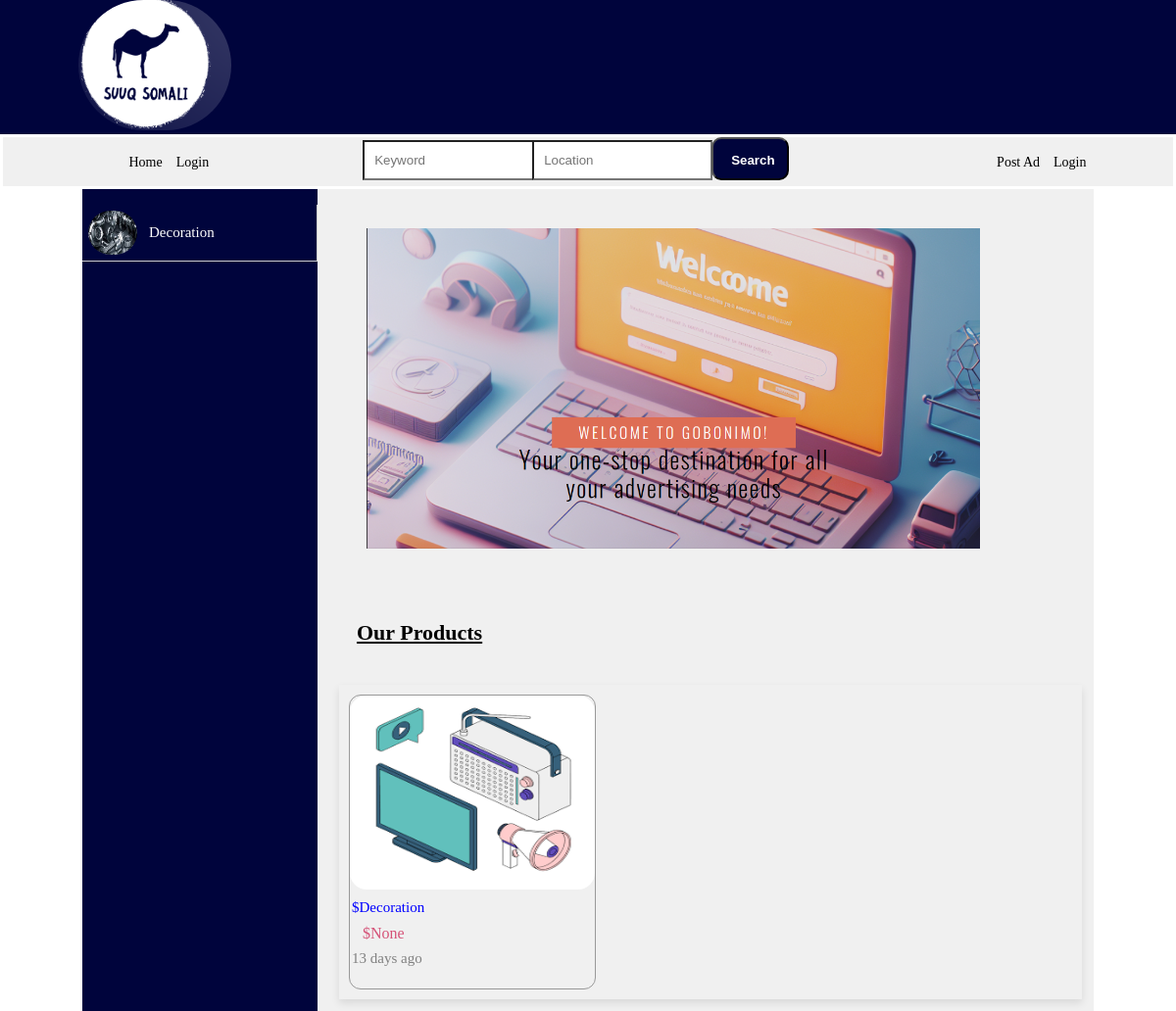
The page / on the database its author committed.
### base/models.py (models this page shows, shortened)
class Category(models.Model):
    name = models.CharField(max_length=100)
    parent_category = models.ForeignKey('self', null=True, blank=True, related_name='subcategories', on_delete=models.CASCADE)
    image = models.ImageField(upload_to='product_images')

class Product(models.Model):
    category = models.ForeignKey(Category, on_delete=models.CASCADE)
    advertiser = models.ForeignKey(User, on_delete=models.CASCADE)
    name = models.CharField(max_length=100)
    description = models.TextField()
    location = models.CharField(max_length=100)
    condition = models.CharField(max_length=100)
    price = models.IntegerField(null=True, blank=True)
    geartype = models.CharField(max_length=100, null=True, blank=True)
    motortype = models.CharField(max_length=100, null=True, blank=True)
    year = models.IntegerField(null=True, blank=True)
    color = models.CharField(max_length=50, null=True, blank=True)
    num_rooms = models.IntegerField(null=True, blank=True)
    num_baths = models.IntegerField(null=True, blank=True)
    updated = models.DateTimeField(auto_now=True)
    created = models.DateTimeField(auto_now_add=True)

class Image(models.Model):
    product = models.ForeignKey(Product, on_delete=models.CASCADE)
    image = models.ImageField(upload_to='product_images')

### base/views.py (the view)
# urls.py: path('', views.index, name='index'),
def index(request):
    categories = Category.objects.all()
    products = Product.objects.all()
    return render(request, 'base/index.html', {'categories': categories, 'products': products})

### base/templates/base/index.html
{% extends 'main.html' %}
{% load static %}
{% block content %}
     <section class="products-container">
        <div class="side-menu">
            <ul>
                {% for category in categories %}
                {% if not category.parent_category %}
                <li class="parent-category">
                  <img class="icon" src="{{ category.image.name }}" alt="">
                  {% if category.subcategories.all %}
                    <span class="side-menu-item">{{ category.name }}</span>
                    <ul class="subcategories">
                        {% for subcategory in category.subcategories.all %}
                        <li>
                            <li><a href="{% url 'product_list' subcategory.id %}">{{ subcategory.name }}</a></li>
                        {% endfor %}
                    </ul>
                    {% else %}
                    <a href="{% url 'product_list' category.id %}" class="side-menu-item">{{ category.name }}</a>
                    {% endif %}
                </li>
                {% endif %}
                {% endfor %}
            </ul>
        </div>
        <div class="ad-design">
            <img src="{% static 'images/Design.png' %}" alt="Logo">
        </div>
        <div class="title">
          <h2>Our Products</h2>
        </div>
  <div class="products">
            {% for product in products %}
              <div class="ad-img-container">
                <div class="ad-img-card">
                  <a href="{% url 'product_detail' product.id %}">
                    {% if product.image_set.all %}
                      <img src="{{ product.image_set.first.image.url }}" alt="{{ product.name }}">
                    {% endif %}
                  </a>
                </div>
                <div class="advertise-info">
                  <span class="header">${{ product.name }} </span>
                  <span class="price">${{ product.price }} </span>
                  <span class="date">13 days ago </span>
                </div>
              </div>
            {% endfor %}
          </div>
     </section>
     {% endblock %}

### static/styles/style.css (style rules this page uses)
body { margin:0; background-color: #fff; }
.products-container { background-color: #e7e7e7a1; display: grid; grid-template-areas: "side-menu header " "side-menu title" "side-menu products"; gap: 10px; margin-top: 30px; margin: 0 auto; width: 86%; }
.title h2 { grid-area: title; font-family: 'Times New Roman', Times, serif; font-size: 22px; text-decoration: underline; margin-left: 30px; }
.side-menu { grid-area: side-menu; background-color: #00043C; }
.ad-design img { width: 80%; height: auto; margin: 40px; }
.products { display: flex; flex-wrap: wrap; margin: 12px; grid-area:products; box-shadow: 0 4px 8px rgba(0, 0, 0, 0.1); }
.ad-img-container { border-radius: 12px; border: 1px solid #999; width: 250px; margin: 10px; }
.ad-img-card img { width: 100%; height: 198px; border-radius: 17px; }
.advertise-info { margin: 2px; margin-bottom: 13px; font-family: 'Times New Roman', Times, serif; font-size: 15px; color: blue; display: flex; flex-direction: column; margin-bottom: 17px; line-height: 1.7; }
.date { color:grey; font-family: 'Times New Roman', Times, serif; }
.side-menu { grid-area: side-menu; background-color: #00043C; width: 240px; color: #fff; font-family: Arial, sans-serif; }
.side-menu ul { padding: 0; }
.side-menu ul li { display: flex; align-items: center; margin-bottom: 24px; list-style-type: none; position: relative; padding: 6px; border-style: solid; border-width: 0px 1px 1px 0px; border-color: #cccccc; }
.side-menu a { color: #fff; font-size: 16px; text-decoration: none; list-style-type: none; margin: 12px; }
.parent-category a { text-decoration: none; font-size: 15px; font-family: 'Times New Roman', Times, serif; color: #fff; }
.views, .price { font-size: 14px; color: #C70039A8; margin-left: 33px; font-size: 14px; }
.price { color: #C70039A8; font-size: 16px; position: relative; right: 22px; }
.icon { width: 50px; height: 45px; background-position: -18px -9px; float: left; border-radius: 25px; }

### rows shown on the page
Category: image.name (picture), name "Decoration"
Product: image_set.first.image (picture), name "Decoration", price "None"
